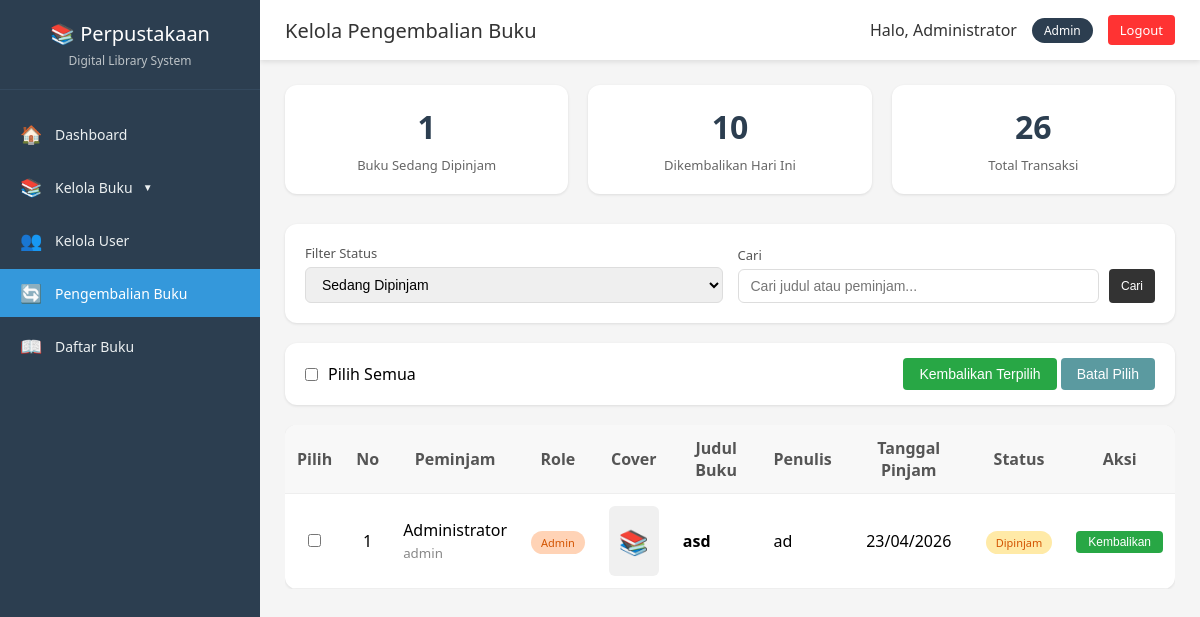
The page /admin/admin_pengembalian.php (signed in) on the database its author committed.
### tables this page shows
CREATE TABLE `peminjaman` (
  `id` int(11) NOT NULL,
  `user_id` int(11) NOT NULL,
  `buku_id` int(11) NOT NULL,
  `tanggal_pinjam` date NOT NULL,
  `tanggal_kembali` date DEFAULT NULL,
  `status` enum('dipinjam','dikembalikan') DEFAULT 'dipinjam',
  `created_at` timestamp NOT NULL DEFAULT current_timestamp()
);

CREATE TABLE `users` (
  `id` int(11) NOT NULL,
  `username` varchar(50) NOT NULL,
  `password` varchar(255) NOT NULL,
  `nama_lengkap` varchar(100) NOT NULL,
  `role` enum('admin','siswa') NOT NULL,
  `created_at` timestamp NOT NULL DEFAULT current_timestamp()
);

CREATE TABLE `buku` (
  `id` int(11) NOT NULL,
  `judul` varchar(200) NOT NULL,
  `penulis` varchar(100) NOT NULL,
  `penerbit` varchar(100) DEFAULT NULL,
  `tahun_terbit` int(11) DEFAULT NULL,
  `kategori_id` int(11) DEFAULT NULL,
  `stok` int(11) DEFAULT 1,
  `gambar` varchar(255) DEFAULT NULL,
  `created_by` int(11) DEFAULT NULL,
  `created_at` timestamp NOT NULL DEFAULT current_timestamp()
);

### admin/admin_pengembalian.php (the view, shortened to what this page needs)
<?php
require_once '../config.php';
$filter_status = isset($_GET['status']) ? $_GET['status'] : 'dipinjam';
$search = isset($_GET['search']) ? trim($_GET['search']) : '';
$page = isset($_GET['page']) ? (int)$_GET['page'] : 1;
$limit = 5;
$offset = ($page - 1) * $limit;
$sql = "SELECT p.*,
        b.judul,
        b.penulis,
        b.gambar,
        u.nama_lengkap as peminjam_nama,
        u.username as peminjam_username,
        u.role as peminjam_role
        FROM peminjaman p
        JOIN buku b ON p.buku_id = b.id
        JOIN users u ON p.user_id = u.id
        WHERE 1=1";
$params = [];
if ($filter_status == 'dipinjam') {
    $sql .= " AND p.status = 'dipinjam'";
} elseif ($filter_status == 'dikembalikan') {
    $sql .= " AND p.status = 'dikembalikan'";
}
$sql .= " ORDER BY b.judul ASC";
$sql .= " LIMIT ? OFFSET ?";
$stmt = $pdo->prepare($sql);
$param_count = count($params);
$stmt->bindValue($param_count + 1, $limit, PDO::PARAM_INT);
$stmt->bindValue($param_count + 2, $offset, PDO::PARAM_INT);
$stmt->execute();
$peminjaman = $stmt->fetchAll();
$stmt = $pdo->query("SELECT COUNT(*) as total FROM peminjaman WHERE status = 'dipinjam'");
$total_dipinjam_result = $stmt->fetch();
$total_dipinjam = $total_dipinjam_result['total'] ?? 0;
$stmt = $pdo->query("SELECT COUNT(*) as total FROM peminjaman WHERE status = 'dikembalikan' AND DATE(tanggal_kembali) = CURDATE()");
$total_kembali_hari_ini_result = $stmt->fetch();
$total_kembali_hari_ini = $total_kembali_hari_ini_result['total'] ?? 0;
$stmt = $pdo->query("SELECT COUNT(*) as total FROM peminjaman");
$total_peminjaman_result = $stmt->fetch();
$total_peminjaman = $total_peminjaman_result['total'] ?? 0;
include '../header.php';
?>
<div class="stats-grid">
    <div class="stat-card">
        <div class="stat-number"><?= $total_dipinjam ?></div>
        <div class="stat-label">Buku Sedang Dipinjam</div>
    </div>
    <div class="stat-card">
        <div class="stat-number"><?= $total_kembali_hari_ini ?></div>
        <div class="stat-label">Dikembalikan Hari Ini</div>
    </div>
    <div class="stat-card">
        <div class="stat-number"><?= $total_peminjaman ?></div>
        <div class="stat-label">Total Transaksi</div>
    </div>
</div>
<div class="filter-container">
    <div class="filter-group">
        <label>Filter Status</label>
        <select id="statusFilter" onchange="window.location.href='?status='+this.value+'&search=<?= urlencode($search) ?>&page=1'">
            <option value="dipinjam" <?= $filter_status == 'dipinjam' ? 'selected' : '' ?>>Sedang Dipinjam</option>
        </select>
    </div>
    <div class="filter-group">
        <label>Cari</label>
        <form method="GET" id="searchForm" style="display: flex; gap: 10px;">
            <input type="text" name="search" placeholder="Cari judul atau peminjam..." value="<?= htmlspecialchars($search) ?>" style="flex: 1;">
            <button type="submit" class="btn btn-cari btn-sm">Cari</button>
        </form>
    </div>
</div>
<?php if ($filter_status == 'dipinjam' && !empty($peminjaman)): ?>
    <form method="POST" id="massReturnForm" action="">
        <div class="action-bar">
            <div class="checkbox-all">
                <input type="checkbox" id="selectAllCheckbox">
                <label for="selectAllCheckbox">Pilih Semua</label>
            </div>
            <div>
                <button type="button" id="massReturnBtn" class="btn btn-success">
                    Kembalikan Terpilih
                </button>
                <button type="button" class="btn btn-batal" onclick="deselectAll()">Batal Pilih</button>
            </div>
        </div>
<?php endif; ?>
<?php if (empty($peminjaman)): ?>
    <div class="empty-state">
        <?php if ($filter_status == 'dipinjam'): ?>
            <p>Tidak ada buku yang sedang dipinjam.</p>
            <p>Semua buku telah dikembalikan.</p>
        <?php else: ?>
            <p>Belum ada riwayat pengembalian buku.</p>
            <p>Silakan lihat data peminjaman yang sedang berlangsung.</p>
        <?php endif; ?>
    </div>
<?php else: ?>
    <div style="overflow-x: auto;">
        <table id="peminjamanTable">
            <thead>
                <tr>
                    <?php if ($filter_status == 'dipinjam'): ?>
                        <th style="text-align: center;" class="checkbox-col text-center">Pilih</th>
                    <?php endif; ?>
                    <th style="text-align: center;">No</th>
                    <th style="text-align: center;">Peminjam</th>
                    <th style="text-align: center;">Role</th>
                    <th style="text-align: center;">Cover</th>
                    <th style="text-align: center;">Judul Buku</th>
                    <th style="text-align: center;">Penulis</th>
                    <th style="text-align: center;">Tanggal Pinjam</th>
                    <th style="text-align: center;">Status</th>
                    <th style="text-align: center;">Aksi</th>
                </tr>
            </thead>
            <tbody>
                <?php
                $start_number = $offset + 1;
                foreach ($peminjaman as $index => $p):
                ?>
                    <tr id="row-<?= $p['id'] ?>">
                        <?php if ($filter_status == 'dipinjam'): ?>
                            <td class="checkbox-col text-center" data-label="Pilih">
                                <input type="checkbox" name="peminjaman_ids[]" value="<?= $p['id'] ?>" class="borrow-checkbox" data-judul="<?= htmlspecialchars($p['judul'], ENT_QUOTES, 'UTF-8') ?>">
                            </td>
                        <?php endif; ?>
                        <td class="text-center" data-label="No"><?= $start_number + $index ?></td>
                        <td data-label="Peminjam">
                            <?= htmlspecialchars($p['peminjam_nama']) ?>
                            <br>
                            <small style="color:#888;"><?= htmlspecialchars($p['peminjam_username']) ?></small>
                        </td>
                        <td class="text-center" data-label="Role">
                            <span class="badge badge-<?= $p['peminjam_role'] ?>">
                                <?= $p['peminjam_role'] == 'siswa' ? 'Siswa' : ($p['peminjam_role'] == 'admin' ? 'Admin' : '') ?>
                            </span>
                        </td>
                        <td data-label="Cover" class="text-center">
                            <?php
                            if (!empty($p['gambar']) && file_exists('../uploads/buku/' . $p['gambar'])):
                            ?>
                                <img src="../uploads/buku/<?= $p['gambar'] ?>" class="cover-thumbnail" alt="Cover <?= htmlspecialchars($p['judul']) ?>">
                            <?php else: ?>
                                <div class="cover-placeholder">
                                    📚
                                </div>
                            <?php endif; ?>
                        </td>
                        <td data-label="Judul Buku"><strong><?= htmlspecialchars($p['judul']) ?></strong></td>
                        <td data-label="Penulis"><?= htmlspecialchars($p['penulis']) ?></td>
                        <td class="text-center" data-label="Tanggal Pinjam"><?= date('d/m/Y', strtotime($p['tanggal_pinjam'])) ?></td>
                        <td class="text-center" data-label="Status">
                            <?php if ($p['status'] == 'dipinjam'): ?>
                                <span class="badge badge-dipinjam">Dipinjam</span>
                            <?php else: ?>
                                <span class="badge badge-dikembalikan">Dikembalikan</span>
                                <br>
                                <small><?= date('d/m/Y', strtotime($p['tanggal_kembali'])) ?></small>
                            <?php endif; ?>
                        </td>
                        <td class="text-center" data-label="Aksi">
                            <?php if ($p['status'] == 'dipinjam'): ?>
                                <button class="btn btn-success btn-sm return-single"
                                    data-id="<?= $p['id'] ?>"
                                    data-judul="<?= htmlspecialchars($p['judul'], ENT_QUOTES, 'UTF-8') ?>">
                                    Kembalikan
                                </button>
                            <?php else: ?>
                                <span class="btn btn-sm" style="background:#6c757d; color:white; cursor:default;">Sudah Kembali</span>
                            <?php endif; ?>
                        </td>
                    </tr>
                <?php endforeach; ?>
            </tbody>
        </table>
    </div>
    <?php if ($filter_status == 'dipinjam' && !empty($peminjaman)): ?>
    </form>
    <?php endif; ?>
<?php endif; ?>
<?php include '../footer.php'; ?>

### header.php (style rules this page uses)
* { margin: 0; padding: 0; box-sizing: border-box; }
body { font-family: 'Segoe UI', Tahoma, Geneva, Verdana, sans-serif; background: #f5f5f5; overflow-x: hidden; }

### admin/admin_pengembalian.php (style rules this page uses)
.btn { display: inline-block; padding: 8px 16px; background: #E1E8ED; color: black; text-decoration: none; border-radius: 4px; border: none; cursor: pointer; font-size: 14px; transition: all 0.3s; }
.btn-success { background: #28a745; color: white; }
.btn-cari { background: #333; color: white; }
.btn-sm { padding: 4px 12px; font-size: 12px; }
.btn-batal { background: #5b9aa0; color: white; }
.stats-grid { display: grid; grid-template-columns: repeat(auto-fit, minmax(200px, 1fr)); gap: 20px; margin-bottom: 30px; }
.stat-card { background: white; padding: 20px; border-radius: 12px; text-align: center; box-shadow: 0 1px 3px rgba(0, 0, 0, 0.1); transition: transform 0.3s; }
.stat-number { font-size: 32px; font-weight: bold; color: #2c3e50; }
.stat-label { color: #666; margin-top: 8px; font-size: 13px; }
.filter-container { background: white; padding: 20px; border-radius: 12px; margin-bottom: 20px; display: flex; flex-wrap: wrap; gap: 15px; align-items: flex-end; box-shadow: 0 1px 3px rgba(0, 0, 0, 0.1); }
.filter-group { flex: 1; min-width: 200px; }
.filter-group label { display: block; margin-bottom: 5px; color: #555; font-size: 13px; font-weight: 500; }
.filter-group select, .filter-group input { width: 100%; padding: 8px 12px; border: 1px solid #ddd; border-radius: 6px; font-size: 14px; }
.action-bar { background: white; padding: 15px 20px; border-radius: 12px; margin-bottom: 20px; display: flex; justify-content: space-between; align-items: center; flex-wrap: wrap; gap: 15px; box-shadow: 0 1px 3px rgba(0, 0, 0, 0.1); }
.checkbox-all { display: flex; align-items: center; gap: 10px; }
table { width: 100%; background: white; border-radius: 12px; overflow: hidden; border-collapse: collapse; box-shadow: 0 1px 3px rgba(0, 0, 0, 0.1); }
th, td { padding: 12px; text-align: left; border-bottom: 1px solid #eee; }
th { background: #f8f8f8; font-weight: 600; color: #555; }
.badge { padding: 4px 10px; border-radius: 20px; font-size: 11px; font-weight: 500; }
.badge-dipinjam { background: #ffeaa7; color: #d35400; }
.badge-admin { background: #ffd3b6; color: #d35400; }
.checkbox-col { width: 30px; text-align: center; }
.cover-placeholder { width: 50px; height: 70px; background: #f0f0f0; display: flex; align-items: center; justify-content: center; border-radius: 6px; font-size: 24px; margin: 0 auto; }
.text-center { text-align: center; }

### rows shown on the page
peminjaman: index "1", user.nama_lengkap "Administrator", user.username "admin", buku.judul "asd", buku.penulis "ad", tanggal_pinjam "23/04/2026", status "Dipinjam"

### other values the page prints
$page_title "Kelola Pengembalian Buku"
$_SESSION['nama_lengkap'] "Administrator"
$_SESSION['role'] "Admin"
$total_dipinjam "1"
$total_kembali_hari_ini "10"
$total_peminjaman "26"
